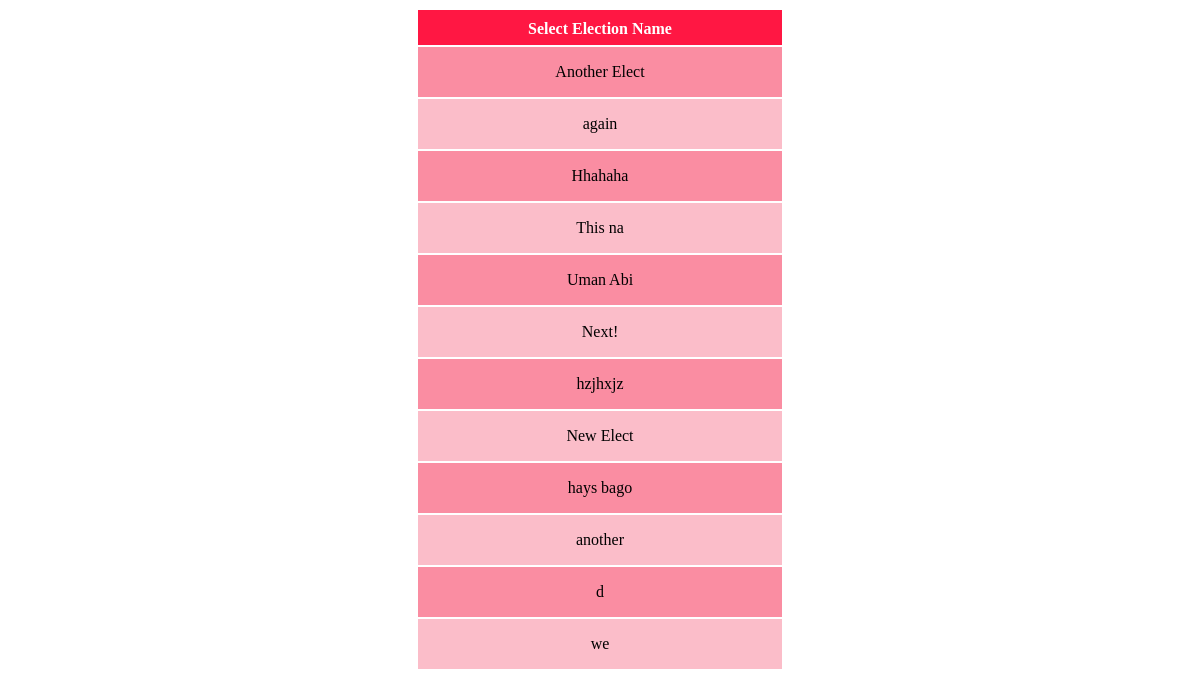
/Admin/candidateRetrieve.php, run on the app's committed database.
### tables this page shows
CREATE TABLE IF NOT EXISTS `tblelectname` (
  `electNameID` int(11) NOT NULL AUTO_INCREMENT,
  `electionName` varchar(255) NOT NULL,
  `electionYear` varchar(255) NOT NULL,
  PRIMARY KEY (`electNameID`)
);

### Admin/candidateRetrieve.php (the view, shortened to what this page needs)
<center>
<table border="0" style="background:#fff; ">
<tr>
<td class="tdTop"><b>Select Election Name</b></td>
</tr>
<?php
	include("../connections.php");
	$retrieveElectName = mysqli_query($connections, "SELECT * FROM tblelectname");
	while($rowElctName = mysqli_fetch_assoc($retrieveElectName)){
	$db_electName = $rowElctName["electionName"];
	$get_RecordCandidate = md5(rand(1,9));
	$getScript = md5(rand(1,9));
	$rand = md5(rand(1,5));
	echo "
	<tr>
		<td><center><a href='?ReadingElectionName=$db_electName&&calculating=$rand&&ver=$getScript&&get_RecordCandidate=$get_RecordCandidate' class='a'>$db_electName</a></center></td>
	</tr>
	";
	}
?>
</table>
</center>

### Admin/candidateRetrieve.php (style rules this page uses)
.tdTop { color:#fff; padding-bottom:7px; background:#ff1743; padding-top:10px; text-align:center; width:40%; }
tr:nth-child(odd) { background:#fbbdc9; }
tr:nth-child(even) { background:#fa8da2; }
.a { text-decoration:none; color:#000; display:block; padding:15px; }

### data on the page
tblelectname: electionName "Another Elect"
tblelectname: electionName "again"
tblelectname: electionName "Hhahaha"
tblelectname: electionName "This na"
tblelectname: electionName "Uman Abi"
tblelectname: electionName "Next!"
tblelectname: electionName "hzjhxjz"
tblelectname: electionName "New Elect"
tblelectname: electionName "hays bago"
tblelectname: electionName "another"
tblelectname: electionName "d"
tblelectname: electionName "we"
